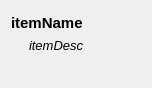
<?xml version="1.0" encoding="UTF-8"?>
<ui version="4.0">
 <class>configItemRow</class>
 <widget class="QWidget" name="configItemRow">
  <property name="geometry">
   <rect>
    <x>0</x>
    <y>0</y>
    <width>152</width>
    <height>88</height>
   </rect>
  </property>
  <property name="windowTitle">
   <string>configItemRow</string>
  </property>
  <layout class="QVBoxLayout" name="vl2">
   <item>
    <layout class="QHBoxLayout" name="hl">
     <item>
      <layout class="QVBoxLayout" name="vl">
       <item>
        <widget class="QLabel" name="itemName">
         <property name="styleSheet">
          <string notr="true">font: bold 15px;</string>
         </property>
         <property name="text">
          <string>itemName</string>
         </property>
        </widget>
       </item>
       <item>
        <widget class="QLabel" name="itemDesc">
         <property name="styleSheet">
          <string notr="true">font: italic 13px;
margin-left: 15px;</string>
         </property>
         <property name="text">
          <string>itemDesc</string>
         </property>
        </widget>
       </item>
      </layout>
     </item>
     <item>
      <spacer name="hs">
       <property name="orientation">
        <enum>Qt::Orientation::Horizontal</enum>
       </property>
       <property name="sizeHint" stdset="0">
        <size>
         <width>40</width>
         <height>20</height>
        </size>
       </property>
      </spacer>
     </item>
     <item>
      <layout class="QVBoxLayout" name="inlineContent"/>
     </item>
    </layout>
   </item>
   <item>
    <layout class="QHBoxLayout" name="hl2">
     <item>
      <spacer name="hs2">
       <property name="orientation">
        <enum>Qt::Orientation::Horizontal</enum>
       </property>
       <property name="sizeHint" stdset="0">
        <size>
         <width>40</width>
         <height>20</height>
        </size>
       </property>
      </spacer>
     </item>
     <item>
      <layout class="QVBoxLayout" name="largeContent"/>
     </item>
    </layout>
   </item>
  </layout>
 </widget>
 <resources/>
 <connections/>
</ui>
